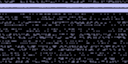
Frame 1 (no input)
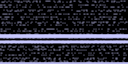
Frame 60 (no input)
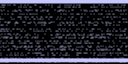
Frame 120 (the mouse pressed at the canvas centre since frame 60)

The p5.js sketch that drew these frames (run headless with seeded random() and noise() and a simulated clock; from frame 60 on, the mouse is pressed at the canvas centre):

// p5.js sketch
// ── sketch.js
function setup() {
  createCanvas(128, 64);
}

var linepos = 0;
var linepos_speed = 4;

var linepos2 = 0;
var linepos2_speed = 6;

var linepos3 = 0;
var linepos3_speed = 9;

function draw() {

	linepos += linepos_speed;
	linepos_speed = Math.max(1, linepos_speed-0.21);
	if(linepos>64){
		linepos = 0;
		linepos_speed = 4;
	}

	linepos2+= linepos2_speed;
	linepos2_speed = Math.max(1, linepos2_speed-0.4);
	if(linepos2>64){
		linepos2 = 0;
		linepos2_speed = 6;
	}

	linepos3+= linepos3_speed;
	linepos3_speed = Math.max(3, linepos3_speed-0.2);
	if(linepos3>64){
		linepos3 = 0;
		linepos3_speed = 9;
	}

	background(0);
  fill(200, 200, 255);

	stroke(200, 200, 255);
	rect(0, linepos, 128, 2);
	rect(0, linepos2, 128, 1);
	rect(0, linepos3, 128,  3);
	draw_noise();
}

var noise_buffer = [];
var noise_count = -1;
function draw_noise(){
	var local_buffer;
	if( noise_count<2 && noise_count >= 0 ){

	}else{

		noise_count = -1;
		noise_buffer = [];
		for(var i=0; i< 64*128; i++){
			var test_pixel = Math.random() * 100 > 70;
			var ypos = Math.floor(i/128);
			if(ypos%3 == 0 || ypos%6.5 == 0 || ypos%4==0){
				continue;
			}
			if(test_pixel){
				var xpos = i%128;
				noise_buffer.push([ xpos, ypos ]);
			}
		}

	}

	for(var i=0; i< noise_buffer.length; i++){
		point(noise_buffer[i][0], noise_buffer[i][1]);
	}
	noise_count++

}
